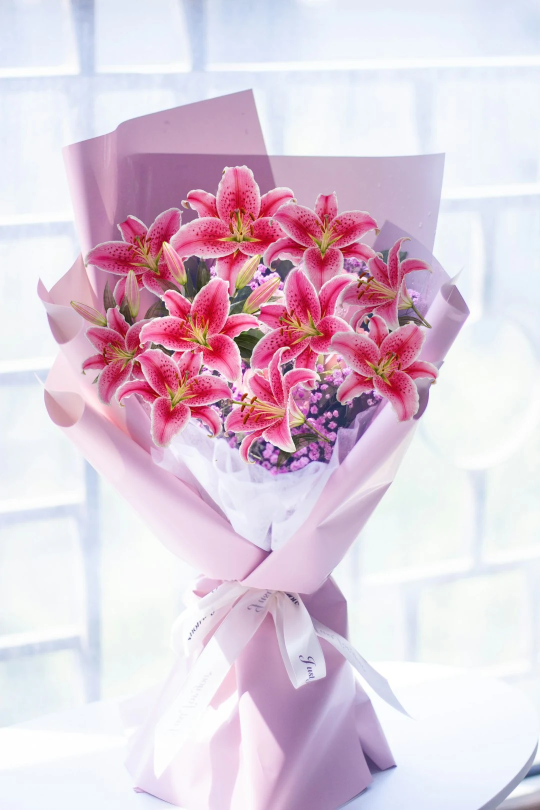
#> input picture miss-you-app/assets/flowers/bouquet-lilies-wrapped.webp, 1080 x 1620 px (shown at 1/2 size)
$ python build_wrap_papers.py
#> lines starting #> are read from the running program, lines starting #| are printed output that depends on the picture
# -*- coding: utf-8 -*-
"""
Real florist's paper for the bouquet builder, in five colours.

The builder's wrap was drawn in CSS: a clip-path triangle filled with a
linear gradient and five straight fold lines. Folded paper does not look like
that. It has creases that catch light unevenly along their length, a grain,
soft bruising where it was crushed at the tie, and none of it survives a
gradient.

Cutting the whole wrap out of the photograph does not work: it was shot
against a bright window, and the lit faces of the paper measure the same as
the table behind it, so a flood fill eats the paper along with the
background. What does work is taking the paper as a TEXTURE - a patch of it
with good crease detail, which needs no matte at all - and filling a shape
with it.

Recolouring is a duotone rather than a hue shift: shadows map to a dark
version of the paper colour and highlights to a pale one, so kraft comes out
as kraft rather than as pink paper wearing a filter.

Source photo: Unsplash 3h5kKCsa9us by Amelia Cui (Unsplash Licence).

    python tools/build_wrap_papers.py
"""
import os
from PIL import Image, ImageOps

ROOT = os.path.dirname(os.path.dirname(os.path.abspath(__file__)))
FLOWERS = os.path.join(ROOT, "miss-you-app", "assets", "flowers")
SOURCE = os.path.join(FLOWERS, "bouquet-lilies-wrapped.webp")

# a patch of the cone well below the tie: long vertical creases, a fold
# shadow down the middle, and clear of the ribbon's printed lettering
PAPER_CROP = (350, 1390, 700, 1570)

# name -> (shadow colour, highlight colour)
PAPERS = {
    "kraft": ((118, 84, 40), (250, 240, 216)),
    "blush": ((191, 90, 130), (255, 243, 248)),
    "lilac": ((122, 86, 176), (248, 242, 255)),
    "sage":  ((94, 122, 84), (243, 248, 240)),
    "lace":  ((172, 154, 184), (255, 253, 255)),
}


def paper_texture():
    """One patch, used at cover size rather than tiled.

    An earlier version mirrored the patch into a 2x2 tile so it would repeat
    without a seam, which produced a symmetrical diamond that read as marble.
    The shape it fills is small enough that one patch covers it.
    """
    patch = Image.open(SOURCE).convert("RGB").crop(PAPER_CROP)
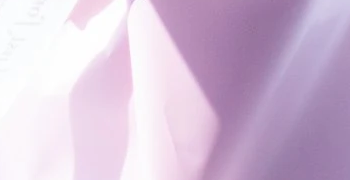
#> patch: PIL image 350x180 RGB; mean R, G, B 212.7, 192.2, 216.1
    patch = patch.resize((560, 288), Image.LANCZOS)
#> patch: PIL image 560x288 RGB
    gray = ImageOps.autocontrast(patch.convert("L"), cutoff=(2, 4))
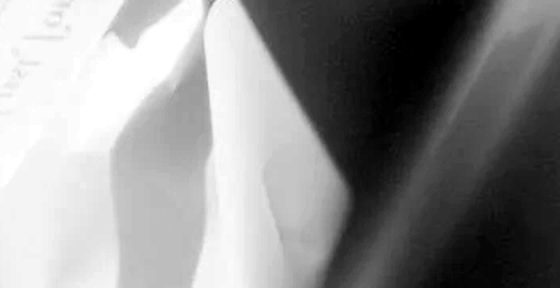
#> gray: PIL image 560x288 L; min 0, max 255, mean 142.1
    # paper is not marble: pull the range back toward the top so the creases
    # stay legible without turning into black veins
    return gray.point(lambda v: int(96 + v * 0.62))
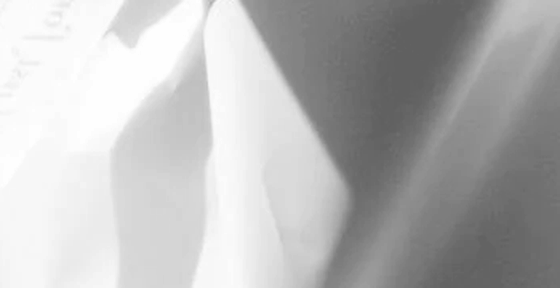
#> returned value: PIL image 560x288 L; min 96, max 254, mean 183.7


def main():
    gray = paper_texture()
    for name, (dark, light) in PAPERS.items():
        tinted = ImageOps.colorize(gray, black=dark, white=light)
        dest = os.path.join(FLOWERS, f"paper-{name}.webp")
        tinted.save(dest, "WEBP", quality=88, method=6)
        print(f"paper-{name}.webp  {tinted.size}  {os.path.getsize(dest)//1024}kb")
        for stale in (f"wrap-{name}.webp",):
            path = os.path.join(FLOWERS, stale)
            if os.path.exists(path):
                os.remove(path)
#> this loop made 5 passes
#> pass 1, in main, `tinted = ImageOps.colorize(gray, black=dark, white=light)`:
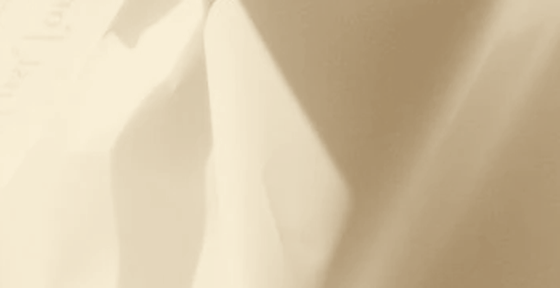
#> tinted: PIL image 560x288 RGB; mean R, G, B 212.5, 195.9, 166.3
#> pass 2, in main, `tinted = ImageOps.colorize(gray, black=dark, white=light)`:
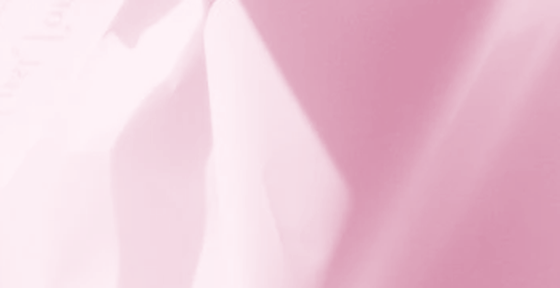
#> tinted: PIL image 560x288 RGB; mean R, G, B 236.5, 199.8, 214.5
#> pass 3, in main, `tinted = ImageOps.colorize(gray, black=dark, white=light)`:
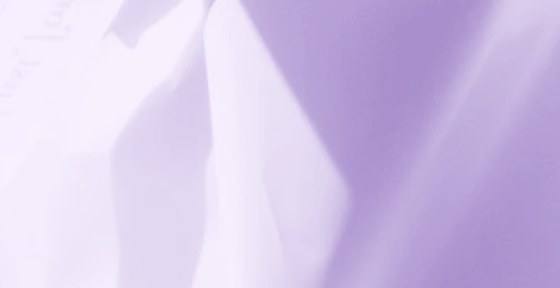
#> tinted: PIL image 560x288 RGB; mean R, G, B 212.3, 197.9, 232.4
#> after the loop:
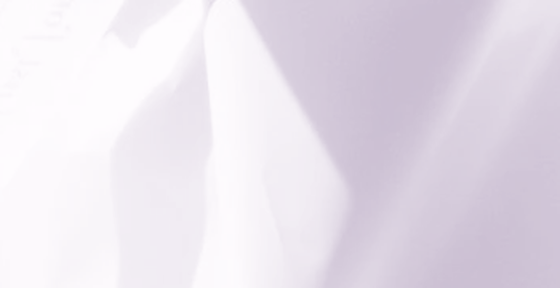
#> tinted: PIL image 560x288 RGB; mean R, G, B 231.3, 224.8, 234.6


if __name__ == "__main__":
    main()
